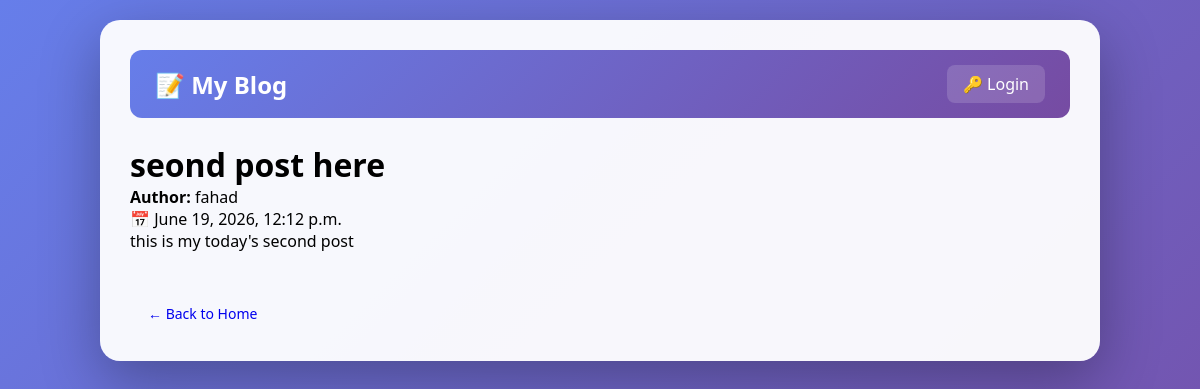
Before: /post/2/ with the older database file.
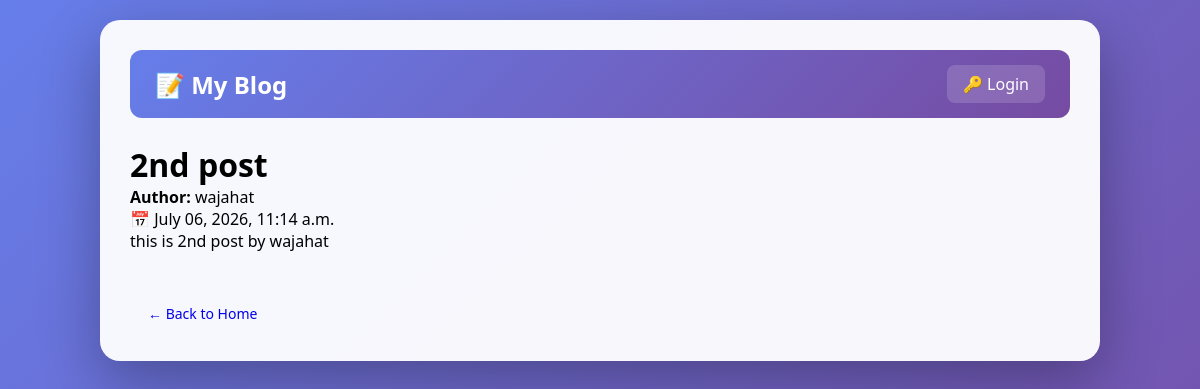
After: the same page with the newer database file.
### posts/models.py (models this page shows, shortened)
class Post(models.Model):
    title = models.CharField(max_length=200)
    content = models.TextField()
    author=models.ForeignKey(User,on_delete=models.CASCADE,related_name='posts',null=True,blank=True)
    created_at = models.DateTimeField(auto_now_add=True)

### posts/views.py (the view)
# urls.py: path('post/<int:pk>/', PostDetailView.as_view(), name='detail'),
class PostDetailView(DetailView): #1 post
    model=Post
    template_name='posts/detail.html'
    context_object_name='post'

### blogproj/posts/templates/posts/detail.html (shortened to what this page needs)
{% extends 'posts/base.html' %}
{% block content %}
    <h1>{{ post.title }}</h1>
    <p><strong>Author:</strong> {{ post.author.username }}</p>
    <p class="meta">📅 {{ post.created_at|date:"F d, Y, h:i a" }}</p>
    <p>{{ post.content|linebreaks }}</p>
    <br><br>
    <a href="{% url 'home' %}" class="btn">← Back to Home</a>
{% endblock %}

Changed rows visible on the page:
changed Post: title "seond post here" → "2nd post"; author.username "fahad" → "wajahat"; created_at "June 19, 2026, 12:12 p.m." → "July 06, 2026, 11:14 a.m."; content "this is my today's second post" → "this is 2nd post by wajahat"
